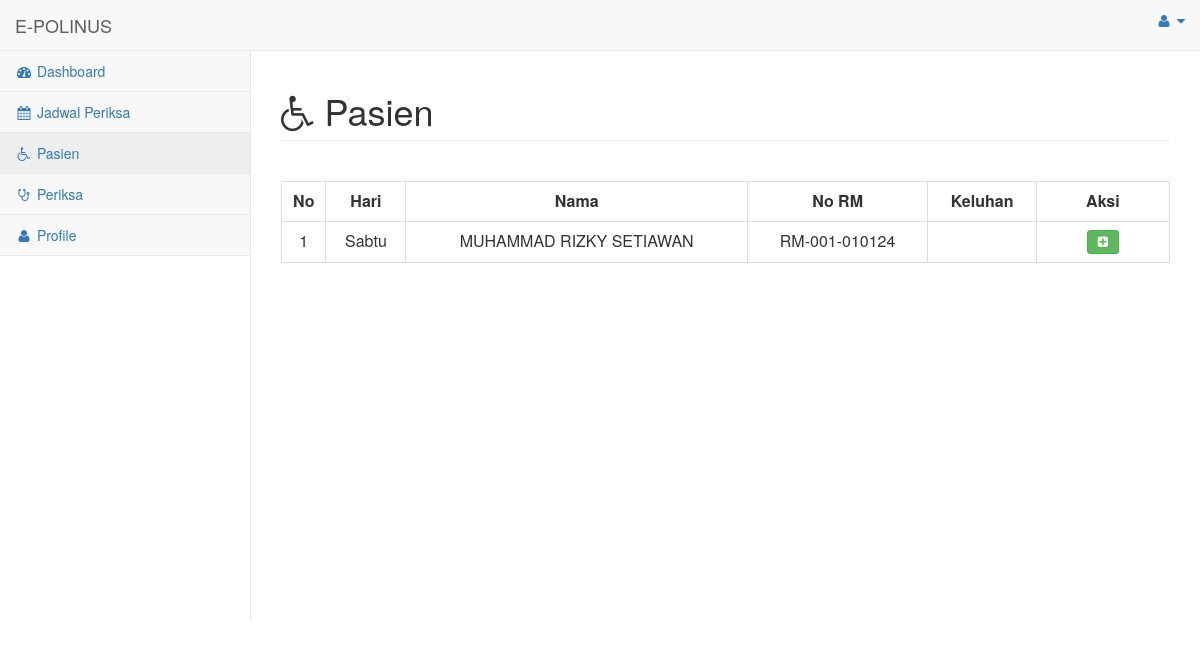
/menu/menu_pasien_dokter.php (signed in), run on an earlier commit of the app's database.
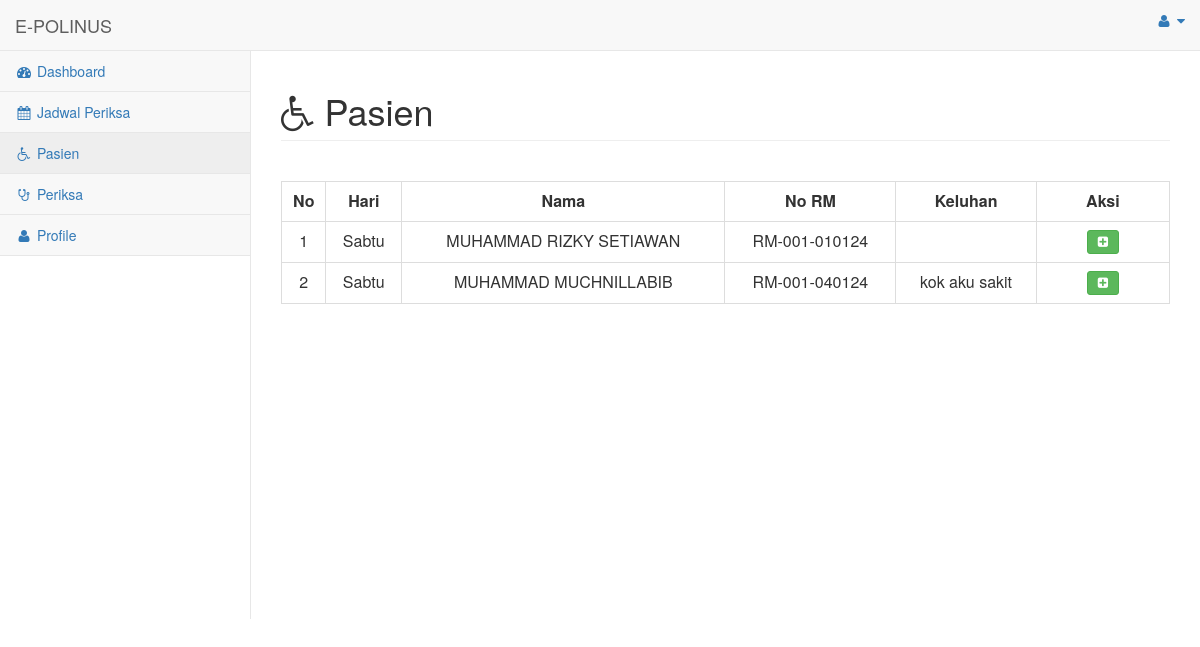
And on a later commit of the database.
### tables this page shows
CREATE TABLE `daftar_poli` (
  `id_daftar_poli` int(11) UNSIGNED NOT NULL,
  `id_pasien` int(11) UNSIGNED NOT NULL,
  `id_jadwal` int(11) UNSIGNED NOT NULL,
  `keluhan` text NOT NULL,
  `no_antrian` varchar(255) NOT NULL
);

CREATE TABLE `jadwal_periksa` (
  `id_jadwal` int(11) UNSIGNED NOT NULL,
  `id_dokter` int(11) UNSIGNED NOT NULL,
  `hari` enum('Senin','Selasa','Rabu','Kamis','Jumat','Sabtu') NOT NULL,
  `jam_mulai` time NOT NULL,
  `jam_selesai` time NOT NULL,
  `status` tinyint(1) NOT NULL DEFAULT 0
);

CREATE TABLE `pasien` (
  `id` int(11) UNSIGNED NOT NULL,
  `nama` varchar(255) NOT NULL,
  `alamat` varchar(255) NOT NULL,
  `no_ktp` varchar(255) NOT NULL,
  `no_hp` varchar(255) NOT NULL,
  `no_rm` varchar(255) NOT NULL
);

### menu/menu_pasien_dokter.php (the view, shortened to what this page needs)
<html>
<head>
    <link href="../vendor/bootstrap/css/bootstrap.min.css" rel="stylesheet">
    <link href="../vendor/metisMenu/metisMenu.min.css" rel="stylesheet">
    <link href="../dist/css/sb-admin-2.css" rel="stylesheet">
    <link href="../vendor/morrisjs/morris.css" rel="stylesheet">
    <link href="../vendor/font-awesome/css/font-awesome.min.css" rel="stylesheet" type="text/css">
    <link href="../vendor/datatables-plugins/dataTables.bootstrap.css" rel="stylesheet">
    <link href="../vendor/datatables-responsive/dataTables.responsive.css" rel="stylesheet">
    <link rel="stylesheet" href="https://maxcdn.bootstrapcdn.com/bootstrap/3.4.1/css/bootstrap.min.css">
</head>
<body>
<div id="wrapper">
        <nav class="navbar navbar-default navbar-static-top" role="navigation" style="margin-bottom: 0">
            <div class="navbar-header">
                <a class="navbar-brand" >E-POLINUS</a>
            </div>
            <ul class="nav navbar-top-links navbar-right">
                <li class="dropdown">
                    <a class="dropdown-toggle" data-toggle="dropdown" href="#">
                        <i class="fa fa-user fa-fw"></i> <i class="fa fa-caret-down"></i>
                    </a>
                </li>
            </ul>
            <div class="navbar-default sidebar" role="navigation">
                <div class="sidebar-nav navbar-collapse">
                    <ul class="nav" id="side-menu">
                        <li>
                            <a href="../halaman_dokter.php"><i class="fa fa-dashboard fa-fw"></i> Dashboard</a>
                        </li>
                        <li>
                            <a href="menu_jadwal_periksa.php"><i class="fa fa-calendar fa-fw"></i> Jadwal Periksa</a>
                        </li>
                        <li>
                            <a href="menu_pasien_dokter.php"><i class="fa fa-wheelchair fa-fw"></i>  Pasien</a>
                        </li>
                        <li>
                            <a href="menu_periksa.php"><i class="fa fa-stethoscope fa-fw"></i>  Periksa</a>
                        </li>
                        <li>
                            <a href="menu_profile_dokter.php"><i class="fa fa-user fa-fw"></i> Profile</a>
                        </li>
                    </ul>
                </div>
            </div>
        </nav>
<div id="page-wrapper">
            <div class="row">
                <div class="col-lg-12">
                    <h1 class="page-header"><i class="fa fa-wheelchair"></i> Pasien</h1>
                </div>
            </div>
            <br>
            <div class="card-body">
                <div class="table-responsive">
                    <table class="table table-bordered" id="dataTable" width="100%" cellspacing="0">
                    <tr align="center" style="font-weight:bold">
                    <td width="5%">No</td>
                    <td>Hari</td>
                    <td>Nama</td>
                    <td>No RM</td>
                    <td>Keluhan</td>
                    <td width="15%">Aksi</td>
                    </tr>
                    <?php
                        include '../koneksi.php';
                        $no = 1;
                        $query = "SELECT * FROM daftar_poli INNER JOIN jadwal_periksa ON daftar_poli.id_jadwal = jadwal_periksa.id_jadwal INNER JOIN pasien on daftar_poli.id_pasien = pasien.id WHERE id_dokter= '$_SESSION[id_dokter]'";
                        $result = mysqli_query($koneksi, $query);
                        while ($row = mysqli_fetch_array($result)) :
                            ?>
                                    <tr align="center">
                                    <td><?= $no++ ?></td>
                                    <td><?= $row['hari'] ?></td>
                                    <td><?= $row['nama'] ?></td>
                                    <td><?= $row['no_rm'] ?></td>
                                    <td><?= $row['keluhan'] ?></td>
                                    <td>
                                        <div class="btn-group" role="group">
                                        <a title="Diagnosa" href="menu_diagnosa.php?id_daftar_poli=<?php echo $row['id_daftar_poli'];?>" type="button" class="btn btn-sm btn-success" ><i class="fa fa-plus-square"></i></a>
                                        </div>
                                    </td>
                                    </tr>
                                    <?php endwhile; ?>
                    </table>
                </div>
            </div>
</div>
</div>
</body>
</html>

What changed in the data, as far as the page shows it:
added daftar_poli: id_jadwal.hari "Sabtu", id_pasien.nama "MUHAMMAD MUCHNILLABIB", id_pasien.no_rm "RM-001-040124", keluhan "kok aku sakit"
